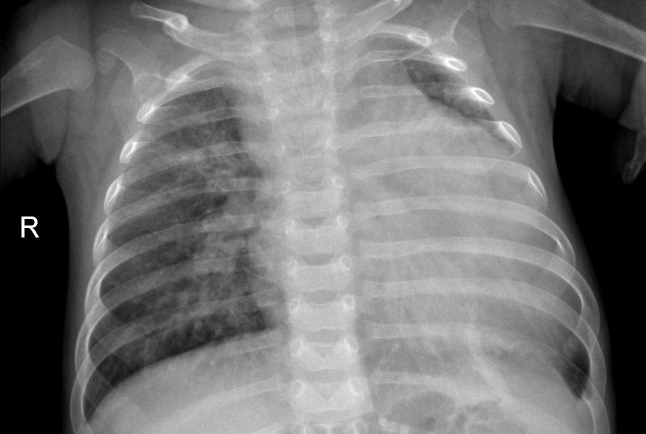
#> input picture dataset/Pneumonia/person1076_bacteria_3016.jpeg, 1292 x 867 px (shown at 1/2 size); its folder holds only this picture in this run
$ python training.py   (older library calls are emulated)
#> lines starting #> are read from the running program, lines starting #| are printed output that depends on the picture
### utils.py
import os
import cv2
import numpy as np
from skimage.feature import graycomatrix, graycoprops

ALLOWED_EXTENSIONS = {'png', 'jpg', 'jpeg', 'gif', 'bmp'}

def allowed_file(filename):
    return '.' in filename and filename.rsplit('.', 1)[1].lower() in ALLOWED_EXTENSIONS

def extract_glcm_features(image_path):
    try:
        image = cv2.imread(image_path)
#> image is the input picture: shape (867, 1292, 3); min 0, max 255, mean 115
        if image is None:
            raise ValueError("Tidak bisa baca gambar")

        if len(image.shape) == 3:
            gray = cv2.cvtColor(image, cv2.COLOR_BGR2GRAY)
        else:
            gray = image

        gray = cv2.resize(gray, (300, 300))
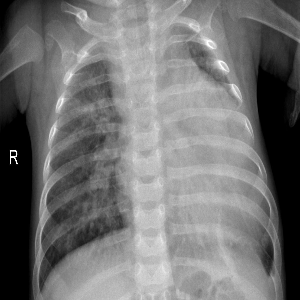
#> gray: shape (300, 300); min 0, max 255, mean 114.8

        # Konversi ke uint8 (0-255)
        gray = (gray / gray.max()) * 255
        gray = gray.astype(np.uint8)

        angles = [0, np.pi/4, np.pi/2, 3*np.pi/4]
        glcm = graycomatrix(gray, [1], angles, levels=256, symmetric=True, normed=True)

        features = []
        for i in range(len(angles)):
            features.extend([
                graycoprops(glcm, 'contrast')[0, i],
                graycoprops(glcm, 'dissimilarity')[0, i],
                graycoprops(glcm, 'homogeneity')[0, i],
                graycoprops(glcm, 'energy')[0, i],
                graycoprops(glcm, 'correlation')[0, i],
                graycoprops(glcm, 'ASM')[0, i]
            ])
#> after the loop, features = [97.92, 5.2, 0.276, 0.111, 0.987, 0.0123, 120.7, 5.86, 0.261, 0.111, 0.984, 0.0123, 55.06, 4.11, 0.314, 0.115, 0.993, 0.0133, 129.5, 5.91, 0.26, 0.111, 0.983, 0.0123]
        return np.array(features)

    except Exception as e:
        print(f"GLCM error: {e}")
        return None


def load_dataset():
    dataset_path = 'dataset'
    features, labels = [], []
    for class_name in ['Pneumonia', 'normal']:
        class_path = os.path.join(dataset_path, class_name)
        if not os.path.exists(class_path):
            continue
        for fname in os.listdir(class_path):
            if allowed_file(fname):
                path = os.path.join(class_path, fname)
                feat = extract_glcm_features(path)
#> feat = 24 values, max 129.5 at index 18, min 0.0123 at index 23, mean 17.91
                if feat is not None:
                    features.append(feat)
                    labels.append(class_name)
#> pass 2 of the loop in load_dataset, `for class_name in ['Pneumonia', 'normal']:`:
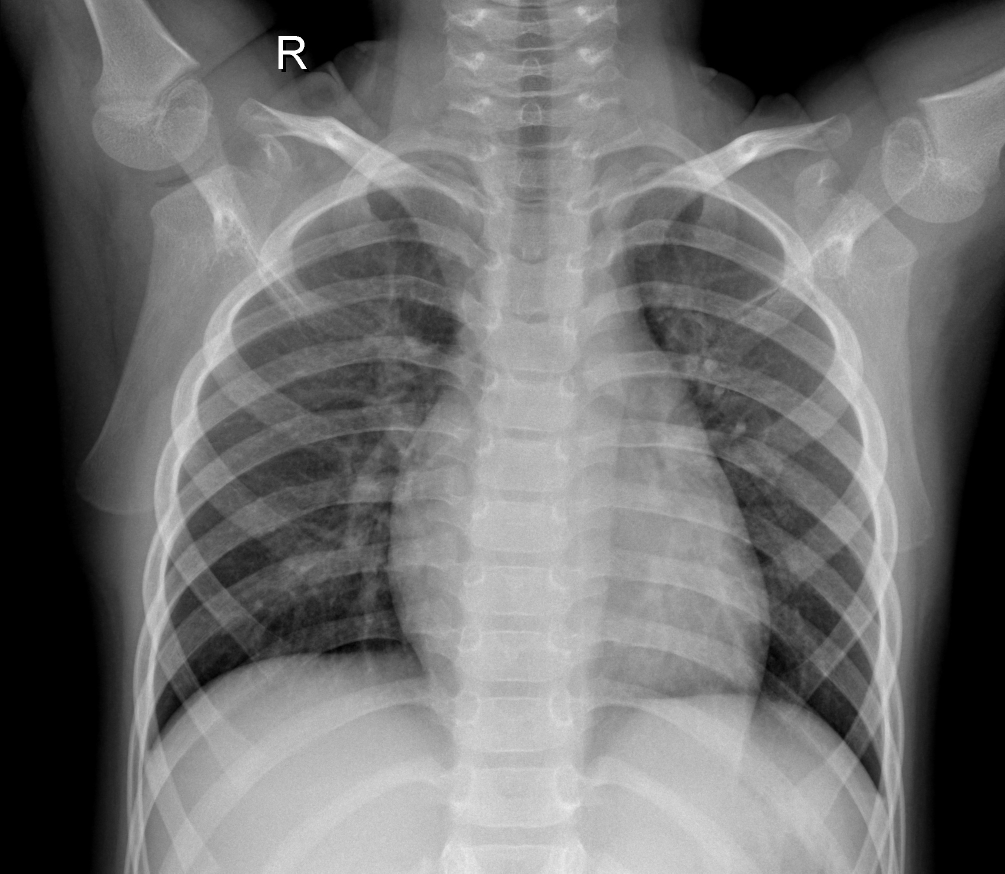
#> input picture dataset/normal/IM-0193-0001.jpeg, 2010 x 1747 px (shown at 1/2 size)
#> in extract_glcm_features, image is the input picture: shape (1747, 2010, 3); min 0, max 255, mean 112
#> in extract_glcm_features (call 2), `gray = cv2.resize(gray, (300, 300))`:
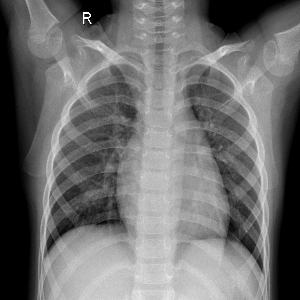
#> gray: shape (300, 300); min 0, max 255, mean 111.9
#> after the loop in extract_glcm_features (call 2), `for i in range(len(angles)):`: features = [103.5, 6, 0.248, 0.106, 0.986, 0.0113, 137.5, 6.86, 0.235, 0.105, 0.982, 0.0111, 77.5, 5.06, 0.281, 0.11, 0.99, 0.0121, 143.1, 6.9, 0.236, 0.105, 0.981, 0.0111]
#> feat = 24 values, max 143.1 at index 18, min 0.0111 at index 11, mean 20.5
    return np.array(features), np.array(labels)

### training.py
import os
import numpy as np
from sklearn.model_selection import train_test_split
from sklearn.svm import SVC
from sklearn.metrics import accuracy_score, classification_report
from sklearn.preprocessing import StandardScaler
from joblib import dump
from utils import load_dataset

print("="*60)
print("Memuat dataset dan training model SVM...")
print("="*60)

# Load fitur dan juga label
X, y = load_dataset()

# menampilkan distribusi kelas
print("\n Distribusi Kelas:")
unique, counts = np.unique(y, return_counts=True)
#> counts = [1, 1]
for cls, count in zip(unique, counts):
    print(f"  - {cls}: {count} gambar")
#> this loop made 2 passes
#> (cls, count) on passes 1 to 2: ('Pneumonia', 1), ('normal', 1)
#|   - Pneumonia: 1 gambar
#|   - normal: 1 gambar

# Cek jumlah data
if len(X) == 0:
    print("\n Dataset kosong atau tidak ditemukan.")
    exit()

# Split data
#> (the run stopped early here; a loop or call above may not have finished)
